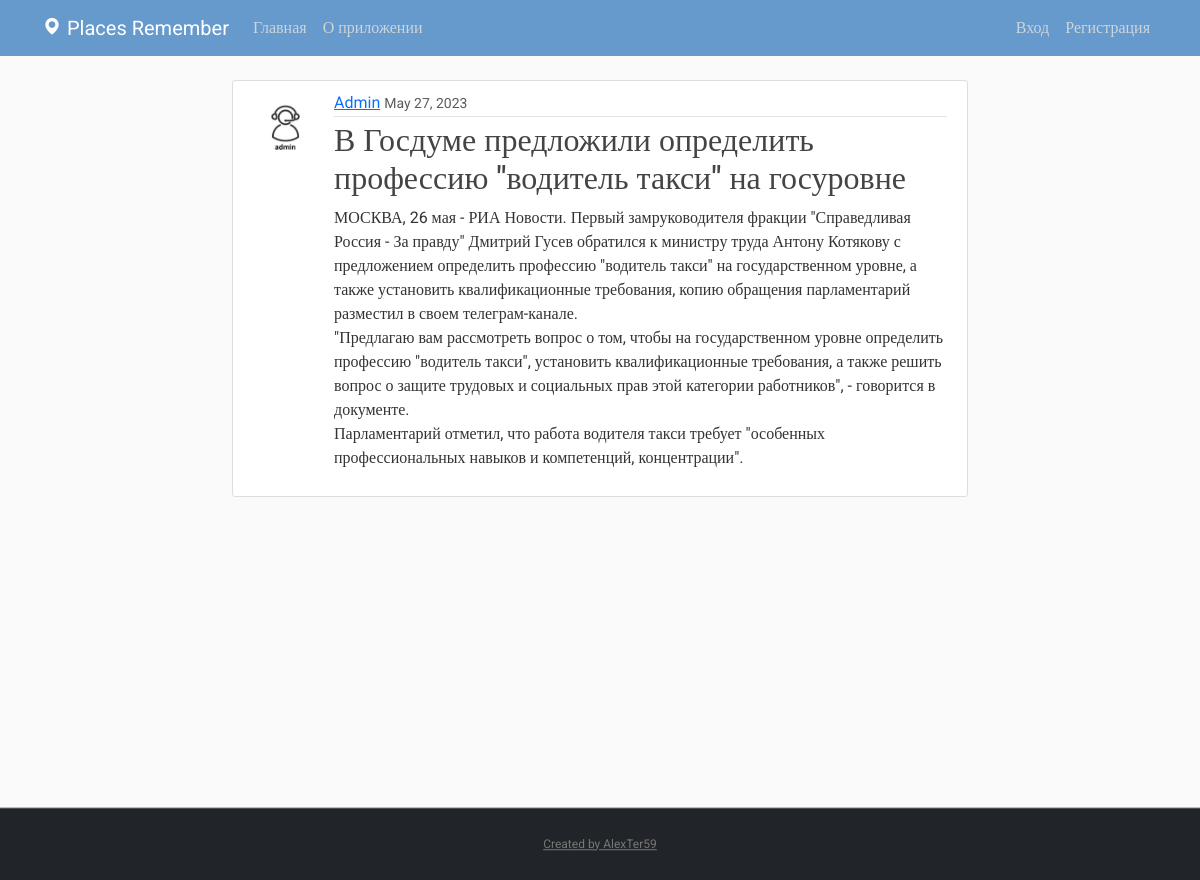
Screenshot of /post/7/ with the database file from the repository.
### blog/models.py (models this page shows, shortened)
class Post(models.Model):
    title = models.CharField('Заголовок', max_length=100)
    content = models.TextField('Описание')
    date_posted = models.DateTimeField(default=timezone.now)
    author = models.ForeignKey(User, on_delete=models.CASCADE)

### users/models.py (models this page shows, shortened)
class Profile(models.Model):
    user = models.OneToOneField(User, on_delete=models.CASCADE)
    image = models.ImageField('Аватар', default='default.jpg', upload_to='profile_pics')
    avatar = models.CharField(max_length=100, null=True, default='/media/default.jpg', verbose_name="Фото")

### blog/views.py (the view)
# urls.py: path('post/<int:pk>/', PostDetailView.as_view(), name='post-detail'),
class PostDetailView(DetailView):
    model = Post

### blog/templates/blog/post_detail.html (shortened to what this page needs)
{% extends "blog/base.html" %}
{% block content %}
  <article class="media content-section d-flex align-items-stretch">
    <img class="rounded-circle article-img" src="{{ object.author.profile.image.url }}">
    <div class="media-body">
      <div class="article-metadata">
        <a class="mr-2" href="#">{{ object.author }}</a>
        <small class="text-muted">{{ object.date_posted|date:"F d, Y" }}</small>
      </div>
      <h2 class="article-title">{{ object.title }}</h2>
      <p class="article-content">{{ object.content }}</p>
    </div>
  </article>
{% endblock content %}

### blog/static/blog/css/main.css (style rules this page uses)
﻿body, html { width:100%; height:100% }
body { margin:0; padding:0; background: #fafafa; color: #333333; margin-top: 5rem; font-family:Roboto; }
h1, h2, h3, h4, h5, h6 { color: #444444; }
.content-section { background: #ffffff; padding: 10px 20px; border: 1px solid #dddddd; border-radius: 3px; margin-bottom: 20px; }
.article-title { color: #444444; }
.article-content { white-space: pre-line; }
.article-img { height: 65px; width: 65px; margin-right: 16px; }
.article-metadata { padding-bottom: 1px; margin-bottom: 4px; border-bottom: 1px solid #e3e3e3 }

### rows the page displays
Post: author.profile.image (picture), author "Admin", date_posted "May 27, 2023", title "В Госдуме предложили определить профессию \"водитель такси\" на госуровне", content "МОСКВА, 26 мая - РИА Новости. Первый замруководителя фракции \"Справедливая Россия - За правду\" Дмитрий Гусев обратился к министру труда Антону Котякову с предложением определить профессию \"водитель такси\" на государственном уровне, а также установить квалификационные требования, копию обращения парламентарий разместил в своем телеграм-канале. \"Предлагаю вам рассмотреть вопрос о том, чтобы на государственном уровне определить профессию \"водитель такси\", установить квалификационные требования, а также решить вопрос о защите трудовых и социальных прав этой категории работников\", - говорится в документе. Парламентарий отметил, что работа водителя такси требует \"особенных профессиональных…"
